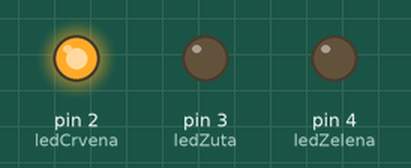
Simulated run of this sketch. Board: Arduino Uno, built with avr-gcc and run on an emulated ATmega328P. Parts: output pins drawn as LEDs (lit = HIGH).

Above: at 1.5 s.
At 3.5 s:
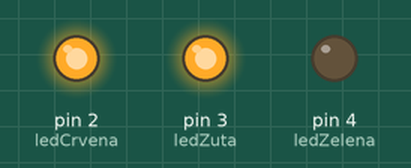
At 5.5 s:
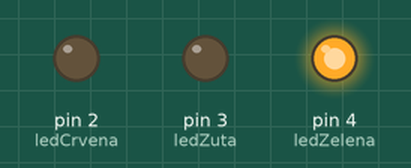
At 7.5 s:
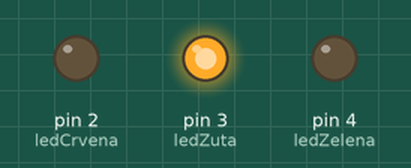
Timing chart, 0 to 10.4 s (numbered marks = the images above):
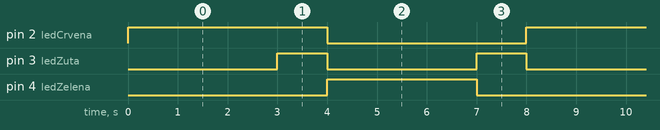

Measured:
- by itself, pin 2 (ledCrvena): alternates HIGH for 4.0 s and LOW for 4.0 s
- by itself, pin 3 (ledZuta): alternates HIGH for 1.0 s and LOW for 3.0 s
- by itself, pin 4 (ledZelena): alternates HIGH for 3.0 s and LOW for 5.0 s

The sketch:

K316.ino
```cpp
int ledCrvena = 2;                //definiraj ledCrvena = 2
int ledZuta = 3;                  //definiraj ledZuta = 3
int ledZelena = 4;                //definiraj ledZelena = 4

void setup() {
  pinMode(ledCrvena, OUTPUT);     //postavi izvod ledCrvena kao izlazni
  pinMode(ledZuta, OUTPUT);       //postavi izvod ledZuta kao izlazni
  pinMode(ledZelena, OUTPUT);     //postavi izvod ledZelena kao izlazni
  digitalWrite(ledCrvena, LOW);   //isključi crvenu LED diodu - početno stanje
  digitalWrite(ledZuta, LOW);     //isključi žutu LED diodu - početno stanje
  digitalWrite(ledZelena, LOW);   //isključi zelenu LED diodu - početno stanje
}

void loop() {
  digitalWrite(ledCrvena, HIGH);  //uključi crvenu LED diodu
  delay(3000);                    //čekaj 3 s - svijetli C

  digitalWrite(ledZuta, HIGH);    //uključi žutu LED diodu
  delay(1000);                    //čekaj 1 s - svijetli C+Ž

  digitalWrite(ledCrvena, LOW);   //isključi crvenu LED diodu
  digitalWrite(ledZuta, LOW);     //isključi žutu LED diodu

  digitalWrite(ledZelena, HIGH);  //uključi zelenu LED diodu
  delay(3000);                    //čekaj 3 s - svijetli Z
  digitalWrite(ledZelena, LOW);   //isključi zelenu LED diodu

  digitalWrite(ledZuta, HIGH);    //uključi žutu LED diodu
  delay(1000);                    //čekaj 1 s - svijetli Ž
  digitalWrite(ledZuta, LOW);     //isključi žutu LED diodu
}
```
